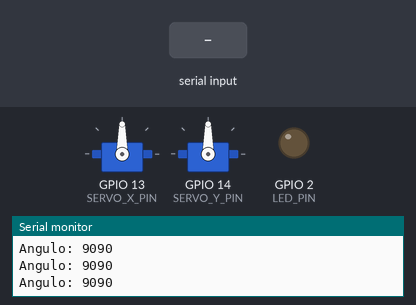
A sketch run on a simulated ESP32. Parts: 2 × servo, output pins drawn as LEDs (lit = HIGH), the last lines printed to the serial monitor. The test bench sets the inputs (shaded band). Random numbers use the default seed unless the sketch sets one; nothing arrives over Bluetooth unless stated.

Above: at 1.8 s.
1.9 s: "LED_ON\n" received over the second serial link
At 2.5 s:
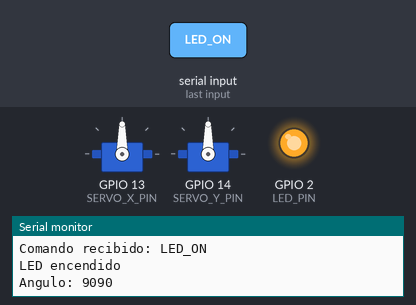
3.5 s: "SERVO:,45\n" received over the second serial link
At 3.8 s:
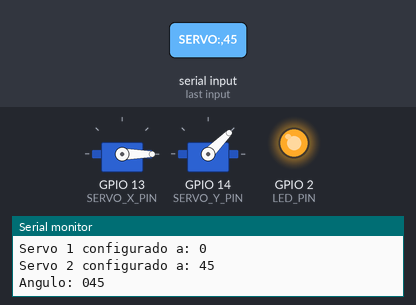
5.0 s: "LED_OFF\n" received over the second serial link
At 6.2 s:
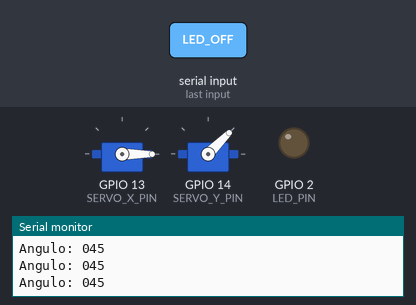
Timing chart, 0 to 8.0 s (numbered marks = the images above; inputs shaded):
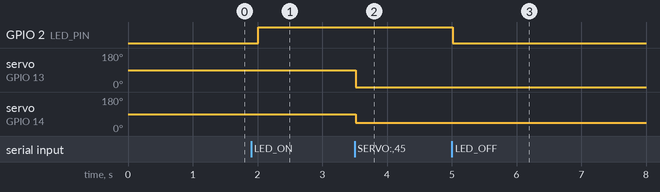

The sketch:

Bluetooth_app.ino
```cpp
#include "BluetoothSerial.h"  // Librería para Bluetooth Serial
#include <ESP32Servo.h> // Bliblioteca para los servomotores

// Configuración de la conexión Bluetooth
BluetoothSerial SerialBT;
const char* DEVICE_NAME = "ESP32_ROOT"; // Nombre del dispositivo Bluetooth (puedes cambiarlo)
// Configuración del LED integrado
const int LED_PIN = 2; // Pin del LED integrado en la mayoría de los ESP32
// Variables globales
bool isLedOn = false; // Estado del LED
unsigned long lastSendTime = 0; // Para controlar el intervalo de envío de datos
const unsigned long sendInterval = 5000; // Intervalo de 5 segundos para enviar datos

// Define los pines para los servos
const int SERVO_X_PIN = 13;
const int SERVO_Y_PIN = 14;
// Crea objetos Servo para cada uno
Servo servoX;
Servo servoY;
// Variables globales para almacenar los valores de los servos y la hora
int currentServoX = 90; // Posición inicial (90°)
int currentServoY = 90;
String currentTime = "00:00:00"; // Hora actual


// Prototipos de funciones (para una estructura más organizada y escalable)
void setupBluetooth();
void handleReceivedData(String data);
void toggleLed(bool state);


void setup() {
  // put your setup code here, to run once:
  Serial.begin(115200);  // Inicialización del puerto serie para debug
  Serial.println("Iniciando...");  // Agrega un mensaje para verificar que el código llegó aquí

  pinMode(LED_PIN, OUTPUT); // Configuración del pin del LED como salida
  setupBluetooth(); // Configuración del Bluetooth

  // Adjunta los servos a sus pines
  // Configurar los servos
  servoX.attach(SERVO_X_PIN);
  servoY.attach(SERVO_Y_PIN);

  // Posicionar los servos en el centro al inicio
  servoX.write(90);
  servoY.write(90);// Pone el servo 2 en la posición media (90 grados)
  Serial.println("ESP32 listo para controlar servos.");


  Serial.println(">>>ESP32 listo para recibir comandos por Bluetooth!<<<");
}

void loop() {
  // put your main code here, to run repeatedly:
  // Revisión de si hay datos recibidos por Bluetooth
    if (SerialBT.available()) {
        String receivedData = SerialBT.readStringUntil('\n'); // Lee hasta nueva línea
        Serial.print("Comando recibido: ");
        Serial.println(receivedData);

        // Procesa el comando recibido
        handleReceivedData(receivedData);
    }
    //Enviar datos simulados de sensor cada intervalo
  if (millis() - lastSendTime >= sendInterval) {
    lastSendTime = millis();
    int sensorData = random(20, 50); // Simula datos entre 20 y 50
    SerialBT.print("SensorData: ");  // Enviar prefijo para identificar
    SerialBT.println(sensorData);
    Serial.print("Enviando datos del sensor: ");
    Serial.println(sensorData);
  }
  // Mover los servos a las posiciones actuales------------------------------------------
  servoX.write(currentServoX);
  servoY.write(currentServoY);
  Serial.print("Angulo: ");
  Serial.print(currentServoX);
  Serial.println(currentServoY);
  // Pausa para evitar saturar el monitor serie
  delay(500); // Pausa de 500 ms
}

// Función para configurar Bluetooth
void setupBluetooth() {
  Serial.println("Iniciando Bluetooth...");
    if (!SerialBT.begin(DEVICE_NAME)) {
        Serial.println("Error al iniciar Bluetooth");
        while (1); // Si hay error, se queda en un bucle infinito
    }
    Serial.print("Bluetooth iniciado como: ");
    Serial.println(DEVICE_NAME);
}
// Función para manejar los datos recibidos por Bluetooth
void handleReceivedData(String data) {
    data.trim(); // Elimina espacios y saltos de línea extra

    // Comandos básicos para controlar el LED
    if (data == "LED_ON") {
        toggleLed(true);
        SerialBT.println("LED encendido");
    }
    else if (data == "LED_OFF") {
        toggleLed(false);
        SerialBT.println("LED apagado");
    }

  // El formato del comando esperado: "SERVO:X,Y"
  if (data.startsWith("SERVO:")) {
    // Extraer las posiciones X e Y del comando
    int commaIndex = data.indexOf(',');
    if (commaIndex != -1) {
      String xValue = data.substring(6, commaIndex);
      String yValue = data.substring(commaIndex + 1);

      // Convertir las posiciones a enteros
      int newServoX = xValue.toInt();
      int newServoY = yValue.toInt();

      // Validar los rangos (0° a 180°)
      if (newServoX >= 0 && newServoX <= 180) {
        currentServoX = newServoX;
      }
      if (newServoY >= 0 && newServoY <= 180) {
        currentServoY = newServoY;
      }

      // Confirmar los valores recibidos (opcional)
      Serial.print("Servo 1 configurado a: ");
      Serial.println(currentServoX);
      Serial.print("Servo 2 configurado a: ");
      Serial.println(currentServoY);
    }
  }
    int timeIndex = data.indexOf("TIME:");
    // Procesar TIME
    if (timeIndex != -1) {
        String timeData = data.substring(timeIndex + 5);
        timeData.trim(); // Limpia directamente
        currentTime = timeData; // Actualiza la variable global
        Serial.print("Esp32: Hora recibida: ");
        Serial.println(currentTime);
    }
}
// Función para encender o apagar el LED
void toggleLed(bool state) {
    digitalWrite(LED_PIN, state ? HIGH : LOW);
    isLedOn = state;
    Serial.print("LED ");
    Serial.println(state ? "encendido" : "apagado");
}
// Función adicional para detener el Bluetooth (si lo necesitas)
void stopBluetooth() {
    SerialBT.end();
    Serial.println("Bluetooth detenido");
}
```

Measured:
- after the input at 1.9 s, GPIO 2 (LED_PIN): LOW → HIGH after 0.11 s
- after the input at 3.5 s, servo on GPIO 13 (SERVO_X_PIN): 90° → 0° at once; servo on GPIO 14 (SERVO_Y_PIN): 90° → 45° at once
- after the input at 5.0 s, GPIO 2 (LED_PIN): HIGH → LOW at once
